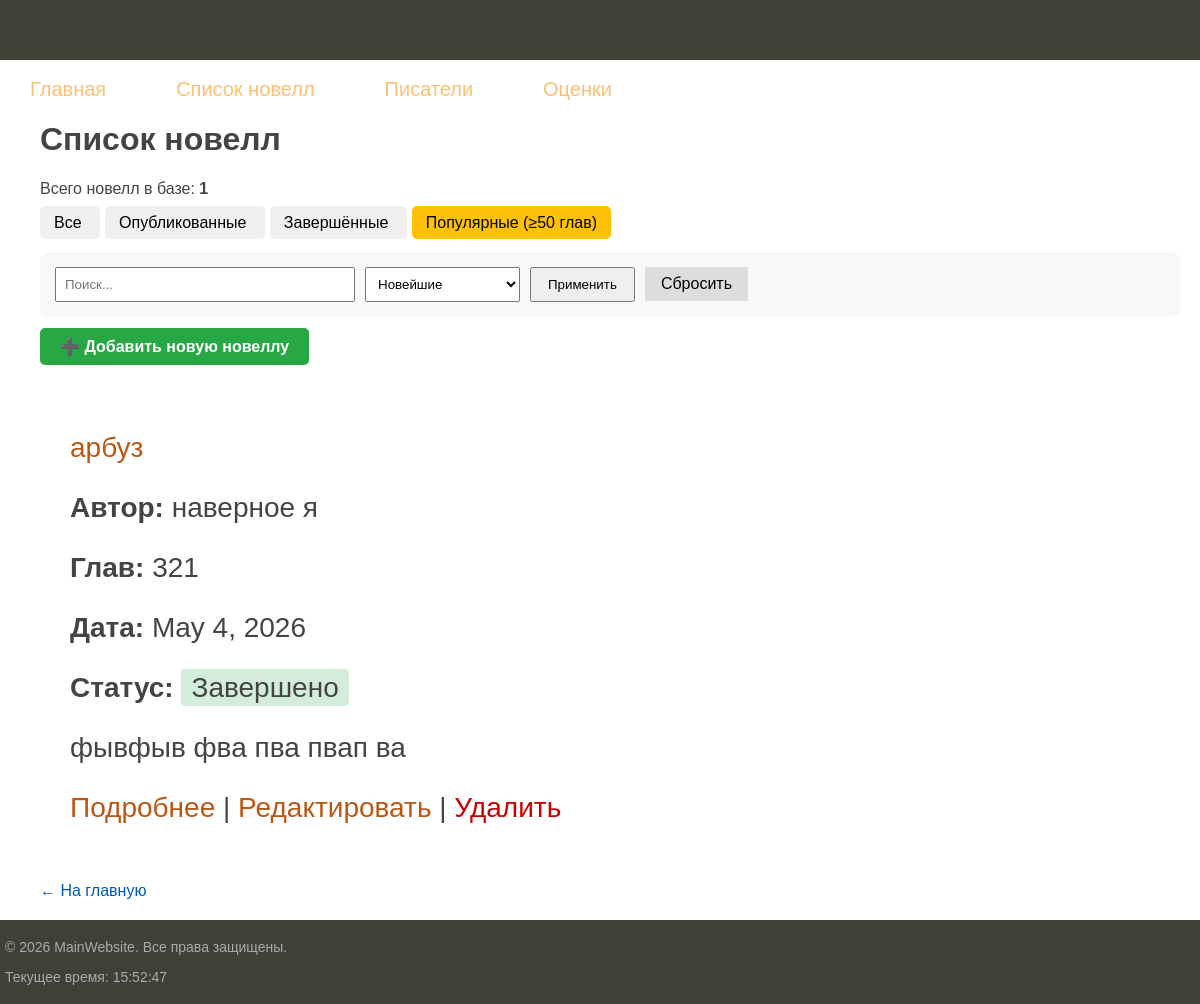
/novels/?filter=popular, run on the app's committed database.
### novel/models.py (models this page shows, shortened)
class Novel(models.Model):
    title = models.CharField(
        max_length=200,
        verbose_name="Название новеллы"
    )
    author = models.CharField(
        max_length=100,
        verbose_name="Автор"
    )
    published_date = models.DateField(
        default=timezone.now,
        verbose_name="Дата публикации"
    )
    chapters_count = models.PositiveIntegerField(
        default=1,
        verbose_name="Количество глав"
    )
    description = models.TextField(
        blank=True,
        null=True,
        verbose_name="Описание"
    )
    slug = models.SlugField(
        max_length=250,
        unique=True,
        blank=True,
        null=True,
        verbose_name="Slug (URL)"
    )
    status = models.CharField(
        max_length=20,
        choices=NovelStatus.choices,
        default=NovelStatus.DRAFT,
        verbose_name="Статус"
    )
    created_at = models.DateTimeField(auto_now_add=True)
    updated_at = models.DateTimeField(auto_now=True)
    objects = NovelManager()  # теперь Novel.objects — это наш менеджер
    all_objects = models.Manager()  # оригинальный менеджер (если понадобится)
    class Meta:
        verbose_name = "Новелла"
        verbose_name_plural = "Новеллы"
        ordering = ['-published_date', 'title']
    def get_status_display(self):
        return dict(NovelStatus.choices).get(self.status, self.status)

### novel/views.py (the view)
# urls.py: path('novels/', views.novel_list, name='novel_list'),
def novel_list(request):
    query = request.GET.get('q', '')
    sort_by = request.GET.get('sort', '-published_date')
    filter_type = request.GET.get('filter', 'all')  # новый параметр
    if filter_type == 'published':
        novels = Novel.objects.published()
    elif filter_type == 'completed':
        novels = Novel.objects.completed()
    elif filter_type == 'popular':
        novels = Novel.objects.popular()
    else:
        novels = Novel.objects.all()
    if query:
        novels = novels.search(query)  # используем метод search из менеджера
    valid_sorts = ['published_date', 'title', 'author', 'chapters_count', 'status',
                   '-published_date', '-title', '-author', '-chapters_count', '-status']
    if sort_by in valid_sorts:
        novels = novels.order_by(sort_by)
    else:
        novels = novels.order_by('-published_date')
    context = {
        'novels': novels,
        'total_novels': novels.count(),
        'title': 'Список новелл',
        'query': query,
        'sort_by': sort_by,
        'filter_type': filter_type,
    }
    return render(request, 'novel_list.html', context)

### novel/managers.py (called while the page is built)
    def popular(self):
        return self.filter(chapters_count__gte=50).order_by('-chapters_count')

### novel/templatetags/novel_tags.py (called while the page is built)
@register.simple_tag
def current_time(format_string='%H:%M:%S'):
    return datetime.now().strftime(format_string)

### novel/templates/novel_list.html (shortened to what this page needs)
{% extends 'base.html' %}
{% block content %}
<div class="content">
    <h1 class="topic-text">{{ title }}</h1>
    <p>Всего новелл в базе: <strong>{{ total_novels }}</strong></p>
    <div style="margin: 15px 0;">
        <a href="{% url 'novel_list' %}?filter=all"
           style="padding: 8px 14px; margin-right: 5px; text-decoration: none; background: {% if filter_type == 'all' %}#007bff{% else %}#f0f0f0{% endif %}; color: {% if filter_type == 'all' %}white{% else %}black{% endif %}; border-radius: 5px;">
            Все
        </a>
        <a href="{% url 'novel_list' %}?filter=published"
           style="padding: 8px 14px; margin-right: 5px; text-decoration: none; background: {% if filter_type == 'published' %}#007bff{% else %}#f0f0f0{% endif %}; color: {% if filter_type == 'published' %}white{% else %}black{% endif %}; border-radius: 5px;">
            Опубликованные
        </a>
        <a href="{% url 'novel_list' %}?filter=completed"
           style="padding: 8px 14px; margin-right: 5px; text-decoration: none; background: {% if filter_type == 'completed' %}#28a745{% else %}#f0f0f0{% endif %}; color: {% if filter_type == 'completed' %}white{% else %}black{% endif %}; border-radius: 5px;">
            Завершённые
        </a>
        <a href="{% url 'novel_list' %}?filter=popular"
           style="padding: 8px 14px; margin-right: 5px; text-decoration: none; background: {% if filter_type == 'popular' %}#ffc107{% else %}#f0f0f0{% endif %}; color: {% if filter_type == 'popular' %}black{% else %}black{% endif %}; border-radius: 5px;">
            Популярные (≥50 глав)
        </a>
    </div>
    <div style="margin: 20px 0; padding: 15px; background: #f8f8f8; border-radius: 8px;">
        <form method="get" style="display: flex; gap: 10px; align-items: center; flex-wrap: wrap;">
            <input type="text" name="q" value="{{ query|default:'' }}" placeholder="Поиск..."
                   style="padding: 8px; width: 280px;">
            <select name="sort" style="padding: 8px;">
                <option value="-published_date" {% if sort_by == '-published_date' %}selected{% endif %}>Новейшие</option>
            </select>
            <button type="submit" style="padding: 8px 16px;">Применить</button>
            <a href="{% url 'novel_list' %}" style="padding: 8px 16px; background: #ddd; text-decoration: none; color: black;">Сбросить</a>
        </form>
    </div>
    <p>
        <a href="{% url 'novel_create' %}" style="background: #28a745; color: white; padding: 10px 20px; text-decoration: none; border-radius: 5px; font-weight: bold;">
            ➕ Добавить новую новеллу
        </a>
    </p>
    {% if novels %}
        <ul class="content-table">
            {% for novel in novels %}
                <li>
                    <a href="{% url 'novel_detail' slug=novel.slug %}">
                        {{ novel.title }}
                    </a>
                    <p><strong>Автор:</strong> {{ novel.author }}</p>
                    <p><strong>Глав:</strong> {{ novel.chapters_count }}</p>
                    <p><strong>Дата:</strong> {{ novel.published_date }}</p>
                    <p><strong>Статус:</strong>
                        <span style="padding: 3px 10px; border-radius: 4px; background:
                            {% if novel.status == 'completed' %}#d4edda{% elif novel.status == 'published' %}#cce5ff{% elif novel.status == 'on_hold' %}#fff3cd{% else %}#f8d7da{% endif %};">
                            {{ novel.get_status_display }}
                        </span>
                    </p>
                    {% if novel.description %}
                        <p>{{ novel.description|truncatewords:25 }}</p>
                    {% endif %}
                    <div style="margin-top: 10px;">
                        <a href="{% url 'novel_detail' slug=novel.slug %}">Подробнее</a> |
                        <a href="{% url 'novel_update' slug=novel.slug %}">Редактировать</a> |
                        <a href="{% url 'novel_delete' slug=novel.slug %}" style="color:#CC0000;">Удалить</a>
                    </div>
                </li>
            {% endfor %}
        </ul>
    {% else %}
        <p class="content-text">Новелл не найдено.</p>
    {% endif %}
    <br>
    <a href="{% url 'home' %}" class="control">← На главную</a>
</div>
{% endblock %}

### novel/static/css/styles.css (style rules this page uses)
html, body { font-family: 'Arial'; margin: 0; padding: 0; height: 100%; width: 100%; color: #444; }
a { color: #0059b2; text-decoration: none; }
.content { padding: 40px 20px 20px 40px; width: 100%; box-sizing: border-box; }
ul.content-table { margin: 0; padding: 60px 0 0 30px; list-style: none; font-family: Sans-serif, Arial, Tahoma; font-size: 28px; }
ul.content-table li { margin: 0 0 40px 0; }
ul.content-table li a { color: #BB5715; text-decoration: none; }

### data on the page
Novel: title "арбуз", author "наверное я", chapters_count "321", published_date "May 4, 2026", status "Завершено", description "фывфыв фва пва пвап ва"

### other printed values
{{ title }} "Список новелл"
{{ total_novels }} "1"
